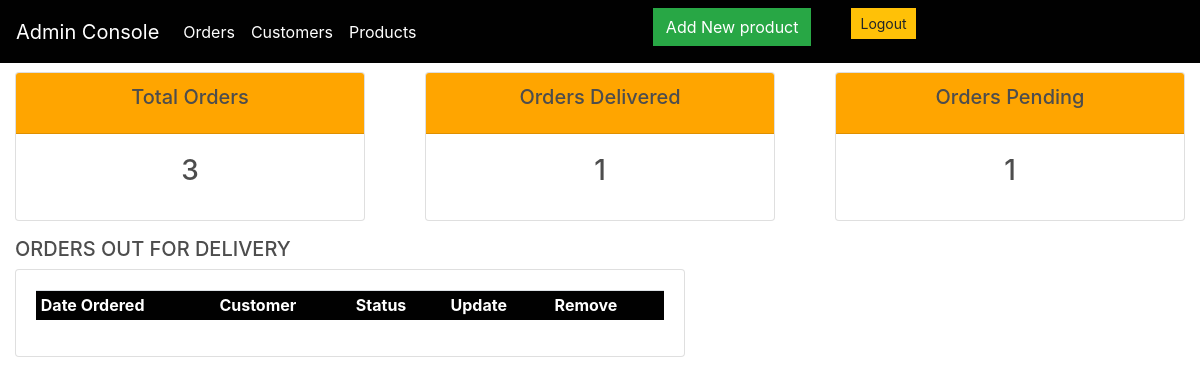
/admin-delivering/, run on an earlier commit of the app's database.
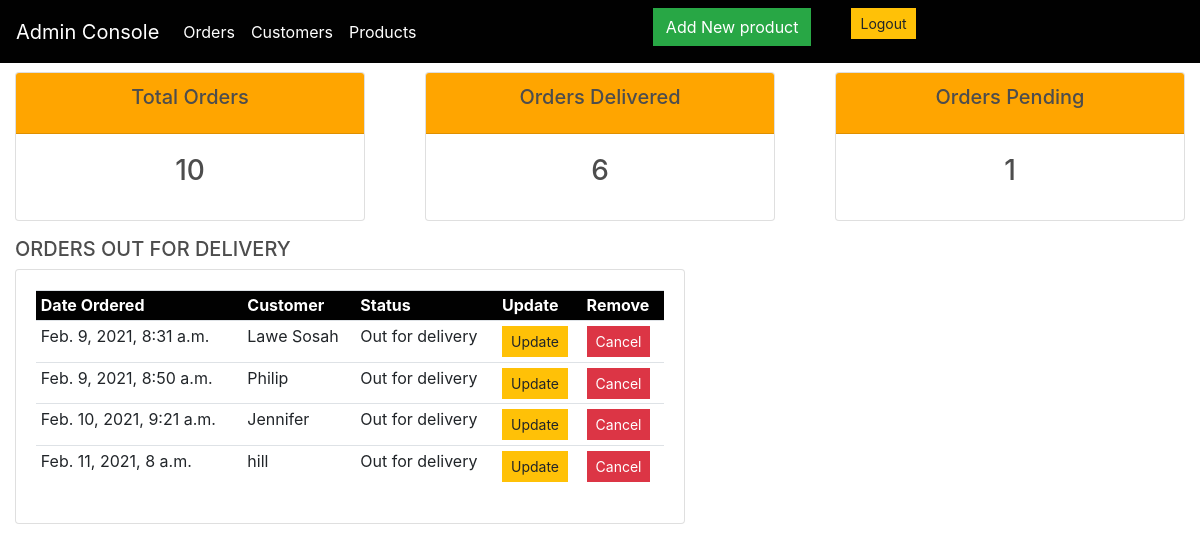
And on a later commit of the database.
### store/models.py (models this page shows, shortened)
class Order(models.Model):
    STATUS = (
        ('Pending', 'Pending'),
        ('Out for delivery', 'Out for delivery'),
        ('Delivered', 'Delivered'),
    )
    customer = models.ForeignKey(Customer, on_delete=models.SET_NULL, blank=True, null=True)
    date_ordered = models.DateTimeField(auto_now_add=True)
    complete = models.BooleanField(default=False, null=True, blank=False)
    transaction_id = models.CharField(max_length=200, null=True)
    status = models.CharField(max_length=200, null=True, choices=STATUS, default='Pending')

class Customer(models.Model):
    user = models.OneToOneField(User, on_delete=models.CASCADE, null=True, blank=True)
    name = models.CharField(max_length=200, null=True)
    email = models.CharField(max_length=200, null=True)
    def __str__(self):
        return self.name

### store/views.py (the view)
# urls.py: path("admin-delivering/", views.out_for_delivery, name="delivering"),
def out_for_delivery(request):
    all_orders = Order.objects.all()
    delivering = all_orders.filter(status="Out for delivery")
    total_orders = all_orders.count()
    delivered = all_orders.filter(complete='True').count()
    pending = all_orders.filter(status='Pending').count()
    context = {'delivering':delivering,'total_orders': total_orders, 'delivered': delivered, "pending": pending }
    return render(request,'adminpages/admin_outfordelivery.html',context)

### store/templates/adminpages/admin_outfordelivery.html (shortened to what this page needs)
{% extends 'adminpages/admin_base.html' %}
{% block content %}
<br>
<br>
<br>
{% block info %} {% include 'adminpages/top_info.html'%}{% endblock info%}
<div class="col-md-7">
		<h5> ORDERS OUT FOR DELIVERY</h5>
		<div class="card card-body">
			<table class="table table-sm">
				<tr class = "bg-dark text-white">
					<th>Date Ordered</th>
                    <th>Customer</th>
					<th>Status</th>
					<th>Update</th>
					<th>Remove</th>
				</tr>
				{% for order in delivering %}
					<tr>
						<td>{{order.date_ordered}}</td>
                        <td>{{order.customer}}</td>
						<td>{{order.status}}</td>
						<td><a class="btn btn-sm btn-warning" href="{% url 'update_order' order.pk %}">Update</a></td>
						<td><a class="btn btn-sm btn-danger" href="#">Cancel</a></td>
					</tr>
				{% endfor %}
			</table>
		</div>
	</div>
{% endblock content%}

What changed in the data, as far as the page shows it:
added Order: date_ordered "Feb. 9, 2021, 8:31 a.m.", customer "Lawe Sosah", status "Out for delivery"
added Order: date_ordered "Feb. 9, 2021, 8:50 a.m.", customer "Philip", status "Out for delivery"
added Order: date_ordered "Feb. 10, 2021, 9:21 a.m.", customer "Jennifer", status "Out for delivery"
added Order: date_ordered "Feb. 11, 2021, 8 a.m.", customer "hill", status "Out for delivery"
Also different on the page:
{{ total_orders }}: "3" → "10"
{{ delivered }}: "1" → "6"
